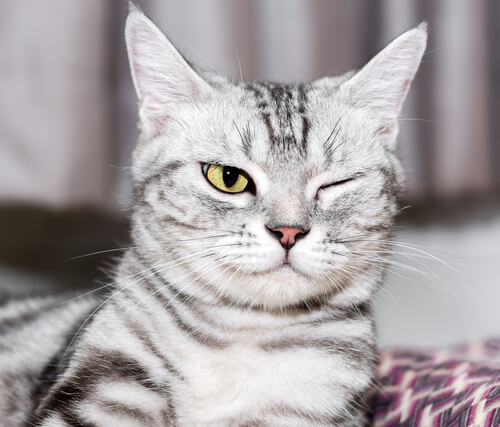
#> input picture winking_cat.jpg, 500 x 427 px
$ python joyce_filter.py
#> lines starting #> are read from the running program, lines starting #| are printed output that depends on the picture
# Rename this file to be "filters.py"
# Add commands to import modules here.

from PIL import Image

# Define your load_img() function here.
#       Parameters: The name of the file to be opened (string)
#       Returns: The image object with the opened file.
def load_img(winking_cat):
#> called with winking_cat = 'winking_cat.jpg'
    im = Image.open(winking_cat)
#> im is the input picture: PIL image 500x427 RGB; mean R, G, B 167.9, 161.8, 163.7
    return im
# Define your show_img() function here.
#       Parameters: The image object to display.
#       Returns: nothing.
def show_img(winking_cat):
    winking_cat.show()

# Define your save_img() function here.
#       Parameters: The image object to save, the name to save the file as (string)
#       Returns: nothing.
def save_img(winkng_cat, kitty):
    winking_cat.save(kitty)

# Define your obamicon() function here.
#       Parameters: The image object to apply the filter to.
#       Returns: A New Image object with the filter applied.

def blue(winking_cat):
    darkBlue = (100, 150,233)
    red = (0, 26, 33)
    lightBlue = (45, 125, 158)
    yellow = (200, 227, 324)

    new_img = []
    pixels = list(winking_cat.getdata())
#> pixels = 213500 items

    for p in pixels:
        intensity = p[0] + p[1] + p[2]

        if intensity < 182:
            new_img.append(red)
        elif intensity >= 182 and intensity <364:
            new_img.append(red)
        elif intensity >= 364 and intensity < 546:
            new_img.append(lightBlue)
        elif intensity >=546:
            new_img.append(red)
#> this loop made 213500 passes
#> (p, intensity) on passes 1 to 3: ((175, 170, 176), 521), ((175, 170, 176), 521), ((176, 171, 177), 524)
#> after the loop, new_img = 213500 items

    newim = Image.new("RGB", (500,427))
#> newim: PIL image 500x427 RGB; every value is 0
    newim.putdata(new_img)
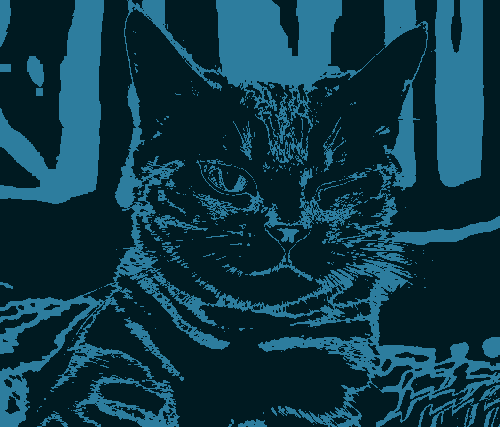
#> newim: PIL image 500x427 RGB; mean R, G, B 13.5, 55.8, 70.6
    newim.show()

    winking_cat= Image.open("winking_cat.jpg")


im = load_img("winking_cat.jpg")
show_img(im)

newpic = blue(im)
